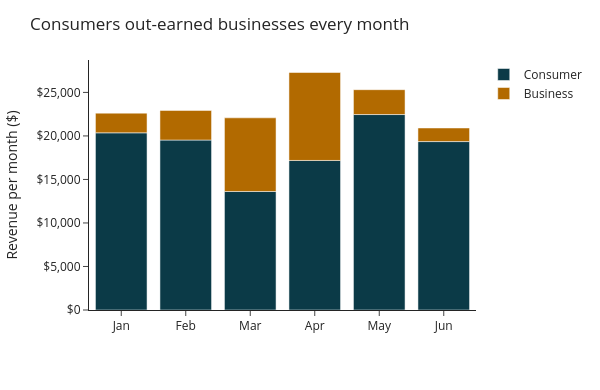

The code cell stored with this chart in its notebook:
### Code cell
fig = px.bar(by_month, x='month', y=['Consumer', 'Business'],
             labels={'month': '', 'value': 'Revenue per month ($)',
                     'variable': ''},
             category_orders={'month': months.tolist()},
             template='simple_white',
             color_discrete_sequence=[teal, amber])
fig.update_layout(title='Consumers out-earned businesses every month',
                  yaxis_tickprefix='$', yaxis_tickformat=',',
                  width=600, height=390)
fig.write_html('sales_report.html')
fig.show()

### Figure 1 — Plotly figure (JSON) as saved in the notebook; plotly's stock layout.template omitted (floating-point values rounded to 4 significant figures)
{"data": [{"hovertemplate": "=%{x}<br>Revenue per month ($)=%{y}<extra></extra>", "legendgroup": "Consumer", "marker": {"color": "#0b3a47", "pattern": {"shape": ""}}, "name": "Consumer", "orientation": "v", "showlegend": true, "textposition": "auto", "type": "bar", "x": ["Apr", "Feb", "Jan", "Jun", "Mar", "May"], "xaxis": "x", "y": [17180.0, 19530.0, 20360.0, 19350.0, 13620.0, 22460.0], "yaxis": "y"}, {"hovertemplate": "=%{x}<br>Revenue per month ($)=%{y}<extra></extra>", "legendgroup": "Business", "marker": {"color": "#b26a00", "pattern": {"shape": ""}}, "name": "Business", "orientation": "v", "showlegend": true, "textposition": "auto", "type": "bar", "x": ["Apr", "Feb", "Jan", "Jun", "Mar", "May"], "xaxis": "x", "y": [10100.0, 3402.0, 2261.0, 1562.0, 8463.0, 2856.0], "yaxis": "y"}], "layout": {"barmode": "relative", "height": 390, "legend": {"title": {"text": ""}, "tracegroupgap": 0}, "margin": {"t": 60}, "title": {"text": "Consumers out-earned businesses every month"}, "width": 600, "xaxis": {"anchor": "y", "categoryarray": ["Jan", "Feb", "Mar", "Apr", "May", "Jun"], "categoryorder": "array", "domain": [0.0, 1.0], "title": {"text": ""}}, "yaxis": {"anchor": "x", "domain": [0.0, 1.0], "tickformat": ",", "tickprefix": "$", "title": {"text": "Revenue per month ($)"}}}}
